Frame 1 (no input): blank canvas, image omitted
Frame 60 (the mouse pressed at the canvas centre just before this capture): blank canvas, image omitted
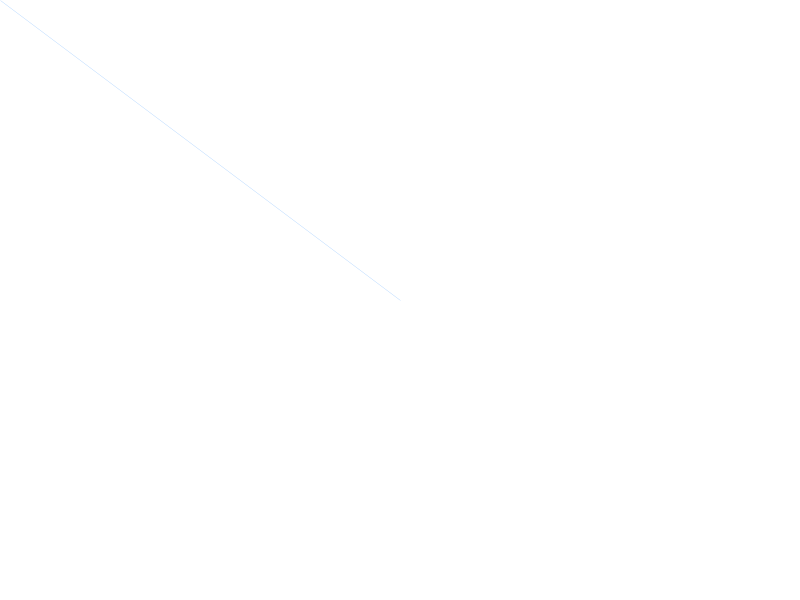
Frame 120 (the mouse held since frame 60 and released just before this capture)

The Processing sketch whose frames 1 and 60 were blank and that drew this single picture after the mouse press (run headless with seeded random() and noise(); from frame 60 on, the mouse is pressed at the canvas centre):

// Processing sketch: processing_108479
// ── processing_108479.pde

int weight;

void setup() {  //setup function called initially, only once
  size(800, 600);
  background(255);  //set background white
  colorMode(HSB);   //set colors to Hue, Saturation, Brightness mode
  weight=0;
  smooth();
}

void draw() {  //draw function loops 
  stroke(mouseY/2,mouseX,mouseY);
   
  if(mousePressed == true) { //add some interaction
    weight += 0.5;
    strokeWeight(weight);
    line(mouseX, mouseY, pmouseX, pmouseY);
  } else {
    weight = 0;
  }
}

void keyPressed() {
  if (key == ' ') {
    background(255);
  }
}
